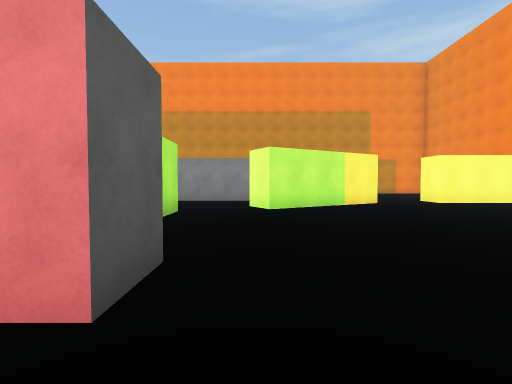
view 1 (above)

13 first-person views from a walk through a 3-D level made in the Unity game engine. The camera is 1.3 m above the floor, tilts 2° down and sees 85° across. The floor is counted in squares, 2 m on a side. Each view is taken from the middle of a square. On the plan, view 1 faces up. The plan holds only what a view shows up to about 9 squares ahead; the rest is blank. The player character is not drawn. Surface patterns are stand-ins for the level's own textures.

view 2
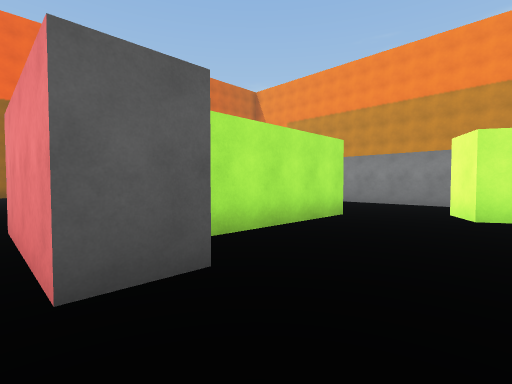

view 3
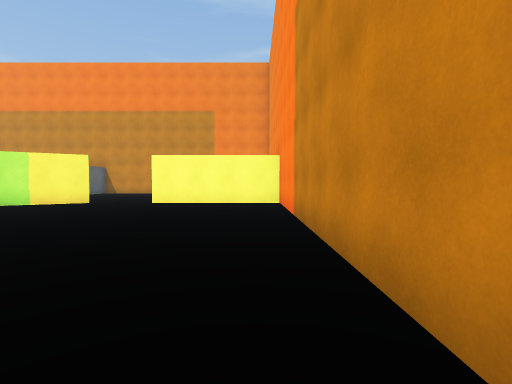

view 4
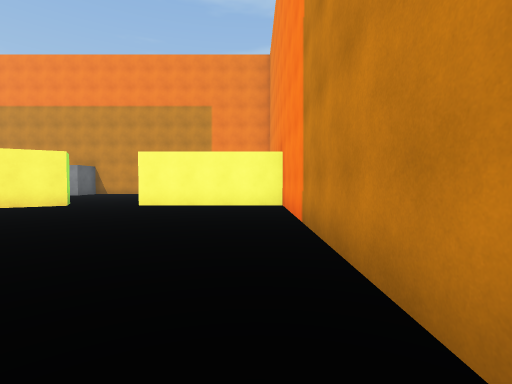

view 5
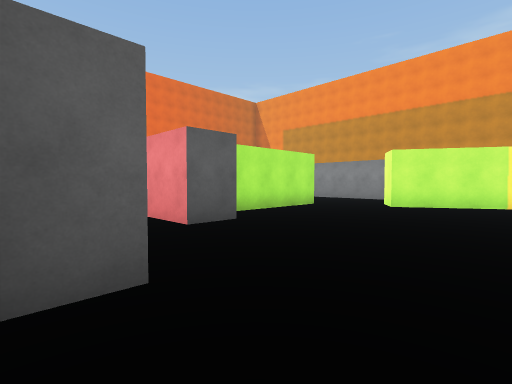

view 6
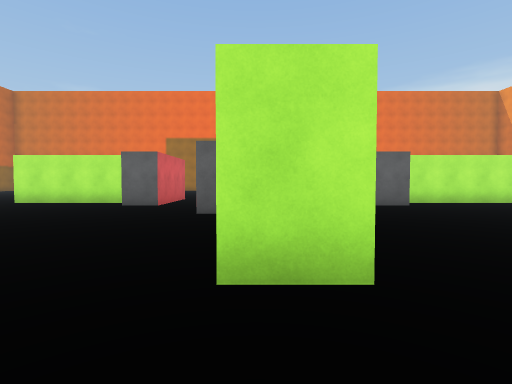

view 7
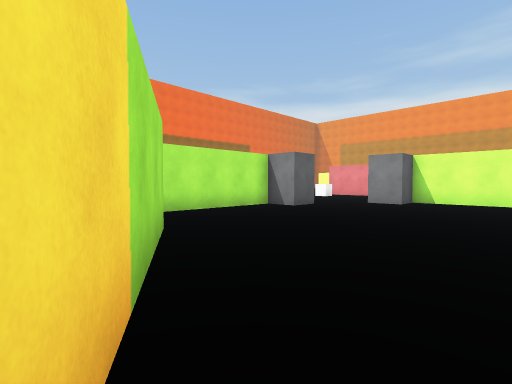

view 8
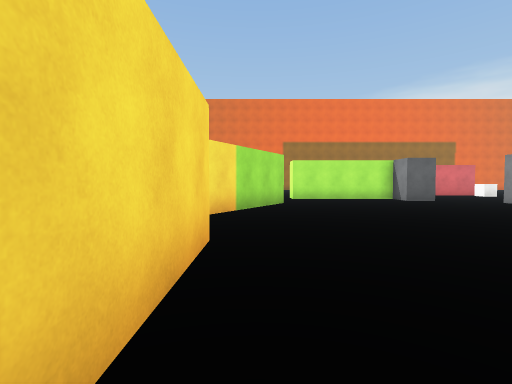

view 9
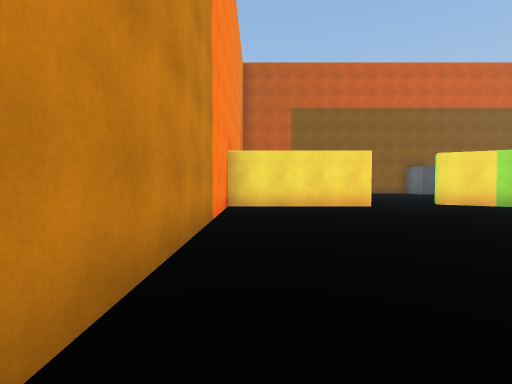

view 10
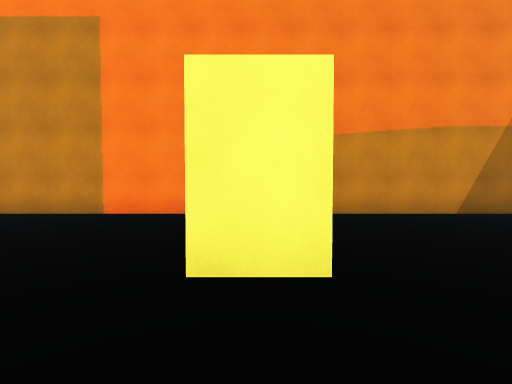

view 11
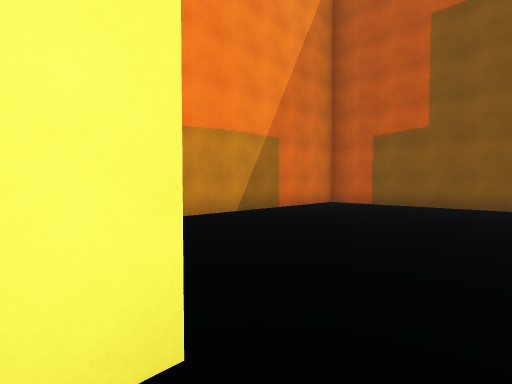

view 12
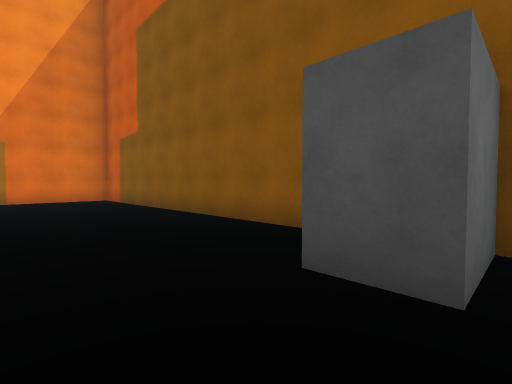

view 13
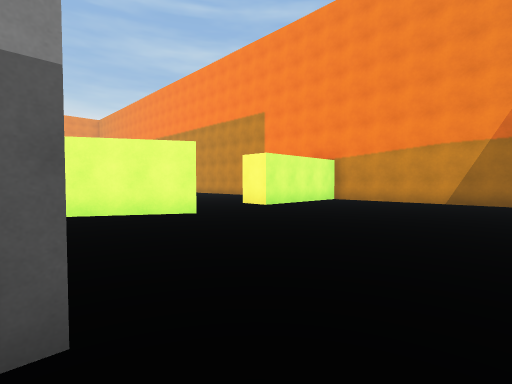

### Floor plan
Points are (right, up) in squares from view 1. A wall is a line through its corners. A room is listed if a view was taken in it or the views show most of it. See-through windows are left out.
Room 1 (view 1)
walls: (-2.1, -4.7) (-0.8, -4.7); (-0.8, 1.3) (-3.9, 1.3)
ways out: opening at (0, 0.7) to room 2; opening at (0, -4) to room 4
Room 2 (views 2, 3, 4, 5, 6)
walls: (1.3, -0.1) (1.3, -1); (5.3, -1.1) (5.3, -2.2); (-0.8, 2.4) (-0.8, 1.3); (3.8, 8.7) (0.3, 6.7) (-0.2, 7.6); (9.8, 0.8) (9.8, 8.7) (5.8, 8.7); (-1.7, 6.4) (-1.7, 2.7)
ways out: opening at (0, 0.7) to room 1; opening at (6.5, -2) to room 4; opening at (-1, 7); opening at (4.5, 9)
Room 3 (views 7, 10, 11, 13)
walls: (3.3, -13) (1.1, -11.8); (7.2, -12.5) (5.9, -12.5) (5.9, -11.5); (1.2, -20.3) (9.5, -20.3); (9.8, -20) (9.8, -13.5); (-0.8, -18.7) (0.3, -18.7)
ways out: opening at (4.5, -12) to room 4; opening at (0, -17.5) to room 5
Room 4 (views 8, 9)
walls: (3.6, -2.2) (1.3, -2.2) (1.3, -3.2) (0.2, -3.2); (5.9, -11.5) (9.8, -11.5) (9.8, -4.8); (0.2, -10.1) (3.8, -12.1); (-0.8, -4.7) (-0.8, -5.7) (-1.7, -5.7) (-1.7, -9.6)
ways out: opening at (0, -4) to room 1; opening at (6.5, -2) to room 2; opening at (4.5, -12) to room 3
Room 5 (view 12)
walls: (-0.8, -20.3) (-0.8, -18.7)
ways out: opening at (0, -17.5) to room 3

Positions as (right, up) in squares from view 1, and headings:
1: (0, 0), facing up
2: (1, 1), facing up-left
3: (9, 0), facing up
4: (9, 1), facing up
5: (3, -1), facing up-left
6: (7, -2), facing left
7: (4, -12), facing up-left
8: (9, -11), facing left
9: (9, -4), facing down
10: (4, -12), facing right
11: (5, -12), facing down-right
12: (-1, -17), facing down-right
13: (0, -18), facing up-right
